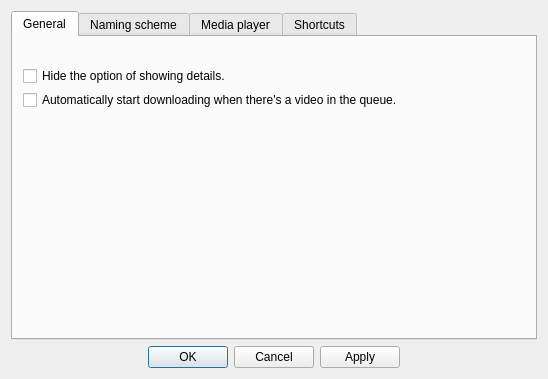
<?xml version="1.0" encoding="UTF-8"?>
<ui version="4.0">
 <class>SettingsWindow</class>
 <widget class="QDialog" name="SettingsWindow">
  <property name="geometry">
   <rect>
    <x>0</x>
    <y>0</y>
    <width>548</width>
    <height>379</height>
   </rect>
  </property>
  <property name="windowTitle">
   <string>Dialog</string>
  </property>
  <layout class="QVBoxLayout" name="verticalLayout">
   <item>
    <widget class="QTabWidget" name="tabWidget">
     <property name="currentIndex">
      <number>0</number>
     </property>
     <widget class="QWidget" name="tab">
      <attribute name="title">
       <string>General</string>
      </attribute>
      <widget class="QWidget" name="layoutWidget">
       <property name="geometry">
        <rect>
         <x>10</x>
         <y>30</y>
         <width>467</width>
         <height>42</height>
        </rect>
       </property>
       <layout class="QVBoxLayout" name="verticalLayout_2">
        <item>
         <widget class="QCheckBox" name="checkAlwaysHideDetails">
          <property name="text">
           <string>Hide the option of showing details.</string>
          </property>
         </widget>
        </item>
        <item>
         <widget class="QCheckBox" name="checkAutoDownload">
          <property name="text">
           <string>Automatically start downloading when there's a video in the queue.</string>
          </property>
         </widget>
        </item>
       </layout>
      </widget>
     </widget>
     <widget class="QWidget" name="tab_2">
      <attribute name="title">
       <string>Naming scheme</string>
      </attribute>
     </widget>
     <widget class="QWidget" name="tab_4">
      <attribute name="title">
       <string>Media player</string>
      </attribute>
     </widget>
     <widget class="QWidget" name="tab_3">
      <attribute name="title">
       <string>Shortcuts</string>
      </attribute>
     </widget>
    </widget>
   </item>
   <item>
    <widget class="QDialogButtonBox" name="buttonBox">
     <property name="orientation">
      <enum>Qt::Horizontal</enum>
     </property>
     <property name="standardButtons">
      <set>QDialogButtonBox::Apply|QDialogButtonBox::Cancel|QDialogButtonBox::Ok</set>
     </property>
     <property name="centerButtons">
      <bool>true</bool>
     </property>
    </widget>
   </item>
  </layout>
 </widget>
 <resources/>
 <connections>
  <connection>
   <sender>buttonBox</sender>
   <signal>accepted()</signal>
   <receiver>SettingsWindow</receiver>
   <slot>accept()</slot>
   <hints>
    <hint type="sourcelabel">
     <x>248</x>
     <y>254</y>
    </hint>
    <hint type="destinationlabel">
     <x>157</x>
     <y>274</y>
    </hint>
   </hints>
  </connection>
  <connection>
   <sender>buttonBox</sender>
   <signal>rejected()</signal>
   <receiver>SettingsWindow</receiver>
   <slot>reject()</slot>
   <hints>
    <hint type="sourcelabel">
     <x>316</x>
     <y>260</y>
    </hint>
    <hint type="destinationlabel">
     <x>286</x>
     <y>274</y>
    </hint>
   </hints>
  </connection>
 </connections>
</ui>
